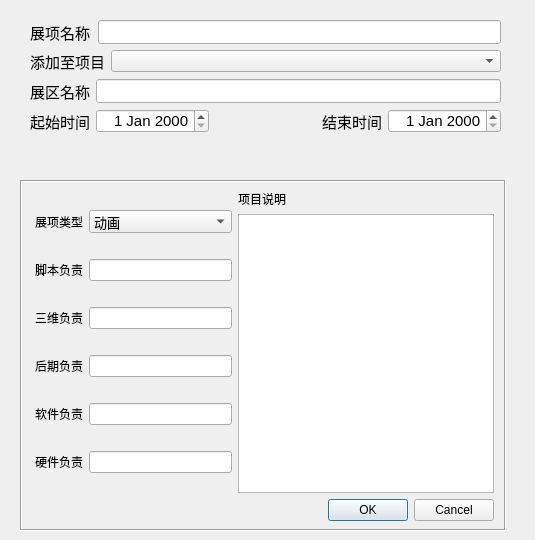
<?xml version="1.0" encoding="UTF-8"?>
<ui version="4.0">
 <class>Dialog</class>
 <widget class="QDialog" name="Dialog">
  <property name="geometry">
   <rect>
    <x>0</x>
    <y>0</y>
    <width>535</width>
    <height>540</height>
   </rect>
  </property>
  <property name="sizePolicy">
   <sizepolicy hsizetype="Fixed" vsizetype="Fixed">
    <horstretch>0</horstretch>
    <verstretch>0</verstretch>
   </sizepolicy>
  </property>
  <property name="maximumSize">
   <size>
    <width>535</width>
    <height>540</height>
   </size>
  </property>
  <property name="windowTitle">
   <string>新建展项</string>
  </property>
  <widget class="QFrame" name="frame">
   <property name="geometry">
    <rect>
     <x>20</x>
     <y>180</y>
     <width>486</width>
     <height>351</height>
    </rect>
   </property>
   <property name="frameShape">
    <enum>QFrame::Box</enum>
   </property>
   <property name="frameShadow">
    <enum>QFrame::Sunken</enum>
   </property>
   <widget class="QWidget" name="layoutWidget">
    <property name="geometry">
     <rect>
      <x>15</x>
      <y>10</y>
      <width>459</width>
      <height>331</height>
     </rect>
    </property>
    <layout class="QVBoxLayout" name="verticalLayout_3">
     <item>
      <layout class="QHBoxLayout" name="horizontalLayout_6">
       <item>
        <layout class="QVBoxLayout" name="verticalLayout">
         <item>
          <layout class="QHBoxLayout" name="horizontalLayout_2">
           <item>
            <widget class="QLabel" name="label_5">
             <property name="sizePolicy">
              <sizepolicy hsizetype="Fixed" vsizetype="Preferred">
               <horstretch>0</horstretch>
               <verstretch>0</verstretch>
              </sizepolicy>
             </property>
             <property name="text">
              <string>展项类型</string>
             </property>
            </widget>
           </item>
           <item>
            <widget class="QComboBox" name="category">
             <property name="font">
              <font>
               <pointsize>10</pointsize>
              </font>
             </property>
             <item>
              <property name="text">
               <string>动画</string>
              </property>
             </item>
             <item>
              <property name="text">
               <string>游戏</string>
              </property>
             </item>
            </widget>
           </item>
          </layout>
         </item>
         <item>
          <layout class="QHBoxLayout" name="horizontalLayout_5">
           <item>
            <widget class="QLabel" name="label_4">
             <property name="text">
              <string>脚本负责</string>
             </property>
            </widget>
           </item>
           <item>
            <widget class="QLineEdit" name="script"/>
           </item>
          </layout>
         </item>
         <item>
          <layout class="QHBoxLayout" name="horizontalLayout_8">
           <item>
            <widget class="QLabel" name="label_8">
             <property name="text">
              <string>三维负责</string>
             </property>
            </widget>
           </item>
           <item>
            <widget class="QLineEdit" name="animation"/>
           </item>
          </layout>
         </item>
         <item>
          <layout class="QHBoxLayout" name="horizontalLayout_9">
           <item>
            <widget class="QLabel" name="label_9">
             <property name="text">
              <string>后期负责</string>
             </property>
            </widget>
           </item>
           <item>
            <widget class="QLineEdit" name="postproduct"/>
           </item>
          </layout>
         </item>
         <item>
          <layout class="QHBoxLayout" name="horizontalLayout_11">
           <item>
            <widget class="QLabel" name="label_10">
             <property name="text">
              <string>软件负责</string>
             </property>
            </widget>
           </item>
           <item>
            <widget class="QLineEdit" name="software"/>
           </item>
          </layout>
         </item>
         <item>
          <layout class="QHBoxLayout" name="horizontalLayout_12">
           <item>
            <widget class="QLabel" name="label_11">
             <property name="text">
              <string>硬件负责</string>
             </property>
            </widget>
           </item>
           <item>
            <widget class="QLineEdit" name="hardware"/>
           </item>
          </layout>
         </item>
        </layout>
       </item>
       <item>
        <layout class="QVBoxLayout" name="verticalLayout_2">
         <item>
          <widget class="QLabel" name="label_12">
           <property name="text">
            <string>项目说明</string>
           </property>
          </widget>
         </item>
         <item>
          <widget class="QPlainTextEdit" name="subproject_desc"/>
         </item>
        </layout>
       </item>
      </layout>
     </item>
     <item>
      <widget class="QDialogButtonBox" name="buttonBox">
       <property name="orientation">
        <enum>Qt::Horizontal</enum>
       </property>
       <property name="standardButtons">
        <set>QDialogButtonBox::Cancel|QDialogButtonBox::Ok</set>
       </property>
      </widget>
     </item>
    </layout>
   </widget>
  </widget>
  <widget class="QLabel" name="label_16">
   <property name="geometry">
    <rect>
     <x>231</x>
     <y>151</y>
     <width>10</width>
     <height>16</height>
    </rect>
   </property>
   <property name="sizePolicy">
    <sizepolicy hsizetype="Fixed" vsizetype="Preferred">
     <horstretch>0</horstretch>
     <verstretch>0</verstretch>
    </sizepolicy>
   </property>
   <property name="maximumSize">
    <size>
     <width>10</width>
     <height>16777215</height>
    </size>
   </property>
   <property name="text">
    <string/>
   </property>
  </widget>
  <widget class="QWidget" name="layoutWidget">
   <property name="geometry">
    <rect>
     <x>30</x>
     <y>20</y>
     <width>471</width>
     <height>129</height>
    </rect>
   </property>
   <layout class="QVBoxLayout" name="verticalLayout_4">
    <item>
     <layout class="QHBoxLayout" name="horizontalLayout_3">
      <property name="spacing">
       <number>8</number>
      </property>
      <item>
       <widget class="QLabel" name="label">
        <property name="font">
         <font>
          <pointsize>11</pointsize>
         </font>
        </property>
        <property name="text">
         <string>展项名称</string>
        </property>
       </widget>
      </item>
      <item>
       <widget class="QLineEdit" name="subproject_name">
        <property name="font">
         <font>
          <pointsize>12</pointsize>
         </font>
        </property>
        <property name="text">
         <string/>
        </property>
       </widget>
      </item>
     </layout>
    </item>
    <item>
     <layout class="QHBoxLayout" name="horizontalLayout_4">
      <item>
       <widget class="QLabel" name="label_6">
        <property name="sizePolicy">
         <sizepolicy hsizetype="Fixed" vsizetype="Preferred">
          <horstretch>0</horstretch>
          <verstretch>0</verstretch>
         </sizepolicy>
        </property>
        <property name="font">
         <font>
          <pointsize>11</pointsize>
         </font>
        </property>
        <property name="text">
         <string>添加至项目</string>
        </property>
       </widget>
      </item>
      <item>
       <widget class="QComboBox" name="projectCombo"/>
      </item>
     </layout>
    </item>
    <item>
     <layout class="QHBoxLayout" name="horizontalLayout_7">
      <item>
       <widget class="QLabel" name="label_7">
        <property name="font">
         <font>
          <pointsize>11</pointsize>
         </font>
        </property>
        <property name="text">
         <string>展区名称</string>
        </property>
       </widget>
      </item>
      <item>
       <widget class="QLineEdit" name="area_name">
        <property name="font">
         <font>
          <pointsize>12</pointsize>
         </font>
        </property>
       </widget>
      </item>
     </layout>
    </item>
    <item>
     <layout class="QHBoxLayout" name="horizontalLayout">
      <item>
       <widget class="QLabel" name="label_2">
        <property name="sizePolicy">
         <sizepolicy hsizetype="Fixed" vsizetype="Preferred">
          <horstretch>0</horstretch>
          <verstretch>0</verstretch>
         </sizepolicy>
        </property>
        <property name="font">
         <font>
          <pointsize>11</pointsize>
         </font>
        </property>
        <property name="text">
         <string>起始时间</string>
        </property>
       </widget>
      </item>
      <item>
       <widget class="QDateEdit" name="start_date">
        <property name="font">
         <font>
          <pointsize>11</pointsize>
         </font>
        </property>
        <property name="alignment">
         <set>Qt::AlignRight|Qt::AlignTrailing|Qt::AlignVCenter</set>
        </property>
        <property name="currentSection">
         <enum>QDateTimeEdit::DaySection</enum>
        </property>
       </widget>
      </item>
      <item>
       <widget class="QLabel" name="label_17">
        <property name="text">
         <string/>
        </property>
       </widget>
      </item>
      <item>
       <widget class="QLabel" name="label_3">
        <property name="sizePolicy">
         <sizepolicy hsizetype="Fixed" vsizetype="Preferred">
          <horstretch>0</horstretch>
          <verstretch>0</verstretch>
         </sizepolicy>
        </property>
        <property name="font">
         <font>
          <pointsize>11</pointsize>
         </font>
        </property>
        <property name="text">
         <string>结束时间</string>
        </property>
       </widget>
      </item>
      <item>
       <widget class="QDateEdit" name="finish_date">
        <property name="font">
         <font>
          <pointsize>11</pointsize>
         </font>
        </property>
        <property name="alignment">
         <set>Qt::AlignRight|Qt::AlignTrailing|Qt::AlignVCenter</set>
        </property>
        <property name="currentSection">
         <enum>QDateTimeEdit::DaySection</enum>
        </property>
       </widget>
      </item>
     </layout>
    </item>
    <item>
     <widget class="QLabel" name="label_14">
      <property name="maximumSize">
       <size>
        <width>16777215</width>
        <height>10</height>
       </size>
      </property>
      <property name="text">
       <string/>
      </property>
     </widget>
    </item>
   </layout>
  </widget>
 </widget>
 <resources/>
 <connections>
  <connection>
   <sender>buttonBox</sender>
   <signal>accepted()</signal>
   <receiver>Dialog</receiver>
   <slot>accept()</slot>
   <hints>
    <hint type="sourcelabel">
     <x>248</x>
     <y>254</y>
    </hint>
    <hint type="destinationlabel">
     <x>157</x>
     <y>274</y>
    </hint>
   </hints>
  </connection>
  <connection>
   <sender>buttonBox</sender>
   <signal>rejected()</signal>
   <receiver>Dialog</receiver>
   <slot>reject()</slot>
   <hints>
    <hint type="sourcelabel">
     <x>316</x>
     <y>260</y>
    </hint>
    <hint type="destinationlabel">
     <x>286</x>
     <y>274</y>
    </hint>
   </hints>
  </connection>
 </connections>
</ui>
